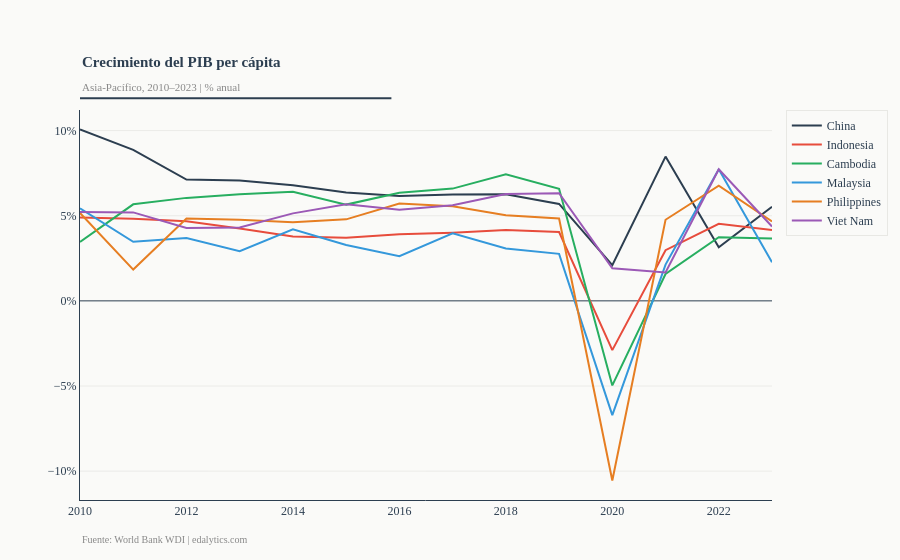

Notebook cell for this chart:
### Markdown cell above
### 3.3 Evolución temporal

**Figura 1 — Crecimiento del PIB per cápita**

### Code cell
countries_list = df_long['Country'].unique()

fig1 = go.Figure()

for i, country in enumerate(countries_list):
    d = df_long[df_long['Country'] == country]
    fig1.add_trace(go.Scatter(
        x=d['year'], y=d['gdp_growth'],
        name=country, mode='lines',
        line=dict(color=COLORS[i], width=2)
    ))

fig1.update_layout(**BASE_LAYOUT, title=None)
add_title(fig1, 'Crecimiento del PIB per cápita',
          'Asia-Pacífico, 2010–2023 | % anual')
fig1.update_yaxes(ticksuffix='%')
add_source(fig1)
fig1.show()

### Figure 1 — Plotly figure (JSON) as saved in the notebook; plotly's stock layout.template omitted (floating-point values rounded to 4 significant figures)
{"data": [{"line": {"color": "#2c3e50", "width": 2}, "mode": "lines", "name": "China", "type": "scatter", "x": [2010, 2011, 2012, 2013, 2014, 2015, 2016, 2017, 2018, 2019, 2020, 2021, 2022, 2023], "y": [10.06, 8.865, 7.127, 7.063, 6.787, 6.359, 6.165, 6.246, 6.259, 5.693, 2.097, 8.473, 3.148, 5.524]}, {"line": {"color": "#e74c3c", "width": 2}, "mode": "lines", "name": "Indonesia", "type": "scatter", "x": [2010, 2011, 2012, 2013, 2014, 2015, 2016, 2017, 2018, 2019, 2020, 2021, 2022, 2023], "y": [4.893, 4.823, 4.675, 4.256, 3.78, 3.706, 3.911, 4.001, 4.159, 4.041, -2.894, 2.975, 4.524, 4.168]}, {"line": {"color": "#27ae60", "width": 2}, "mode": "lines", "name": "Cambodia", "type": "scatter", "x": [2010, 2011, 2012, 2013, 2014, 2015, 2016, 2017, 2018, 2019, 2020, 2021, 2022, 2023], "y": [3.454, 5.67, 6.048, 6.257, 6.411, 5.653, 6.343, 6.592, 7.432, 6.583, -4.964, 1.579, 3.74, 3.668]}, {"line": {"color": "#3498db", "width": 2}, "mode": "lines", "name": "Malaysia", "type": "scatter", "x": [2010, 2011, 2012, 2013, 2014, 2015, 2016, 2017, 2018, 2019, 2020, 2021, 2022, 2023], "y": [5.434, 3.466, 3.693, 2.919, 4.204, 3.286, 2.62, 3.962, 3.074, 2.76, -6.709, 2.131, 7.734, 2.267]}, {"line": {"color": "#e67e22", "width": 2}, "mode": "lines", "name": "Philippines", "type": "scatter", "x": [2010, 2011, 2012, 2013, 2014, 2015, 2016, 2017, 2018, 2019, 2020, 2021, 2022, 2023], "y": [5.159, 1.838, 4.841, 4.763, 4.615, 4.787, 5.721, 5.562, 5.034, 4.836, -10.55, 4.762, 6.766, 4.668]}, {"line": {"color": "#9b59b6", "width": 2}, "mode": "lines", "name": "Viet Nam", "type": "scatter", "x": [2010, 2011, 2012, 2013, 2014, 2015, 2016, 2017, 2018, 2019, 2020, 2021, 2022, 2023], "y": [5.212, 5.194, 4.276, 4.315, 5.138, 5.669, 5.354, 5.618, 6.281, 6.325, 1.916, 1.667, 7.726, 4.362]}], "layout": {"annotations": [{"align": "left", "font": {"color": "#2c3e50", "family": "Georgia, serif", "size": 15}, "showarrow": false, "text": "<b>Crecimiento del PIB per cápita</b>", "x": 0, "xref": "paper", "y": 1.15, "yref": "paper"}, {"align": "left", "font": {"color": "#888", "family": "Georgia, serif", "size": 11}, "showarrow": false, "text": "Asia-Pacífico, 2010–2023 | % anual", "x": 0, "xref": "paper", "y": 1.08, "yref": "paper"}, {"align": "left", "font": {"color": "#888", "size": 10}, "showarrow": false, "text": "Fuente: World Bank WDI | edalytics.com", "x": 0, "xref": "paper", "y": -0.12, "yref": "paper"}], "font": {"color": "#2c3e50", "family": "Georgia, serif", "size": 12}, "legend": {"bgcolor": "#fafaf8", "bordercolor": "#e8e8e4", "borderwidth": 1, "font": {"color": "#2c3e50"}}, "margin": {"b": 60, "t": 110}, "paper_bgcolor": "#fafaf8", "plot_bgcolor": "#fafaf8", "shapes": [{"line": {"color": "#2c3e50", "width": 2}, "type": "line", "x0": 0, "x1": 0.45, "xref": "paper", "y0": 1.03, "y1": 1.03, "yref": "paper"}], "title": {}, "xaxis": {"gridcolor": "#e8e8e4", "gridwidth": 0.5, "linecolor": "#2c3e50", "showgrid": false, "tickfont": {"color": "#2c3e50"}}, "yaxis": {"gridcolor": "#e8e8e4", "gridwidth": 0.8, "linecolor": "#2c3e50", "tickfont": {"color": "#2c3e50"}, "ticksuffix": "%", "zeroline": true, "zerolinecolor": "#2c3e50", "zerolinewidth": 1}}}
